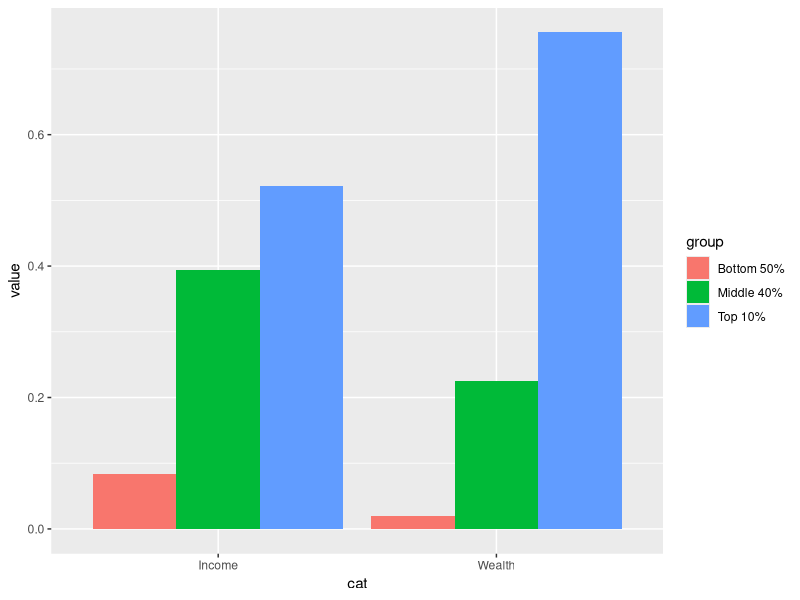
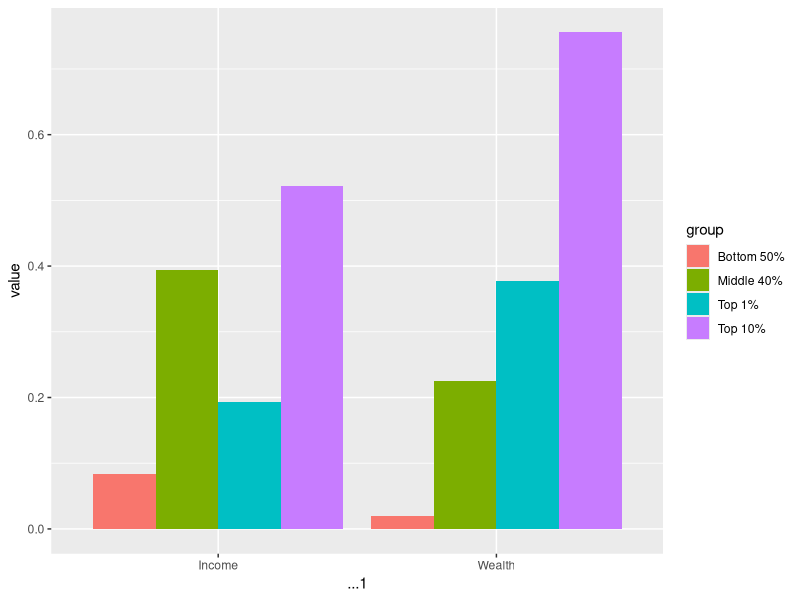
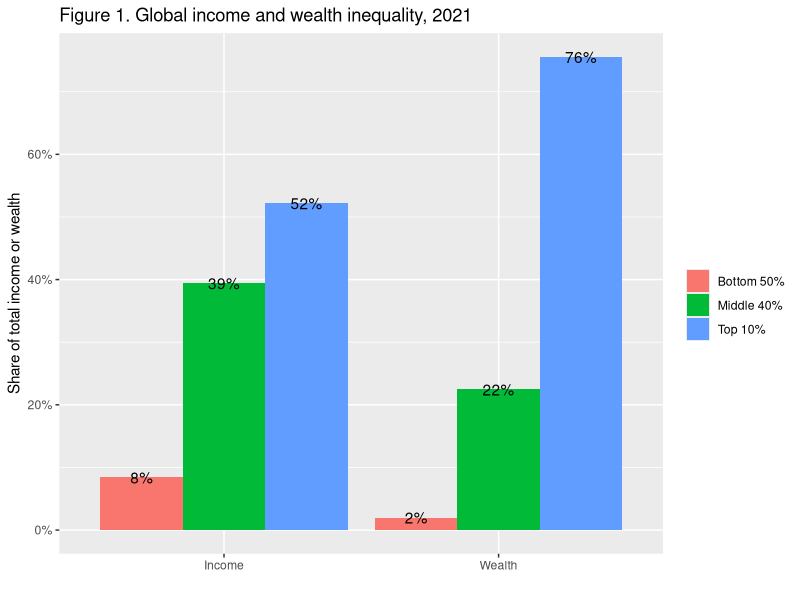
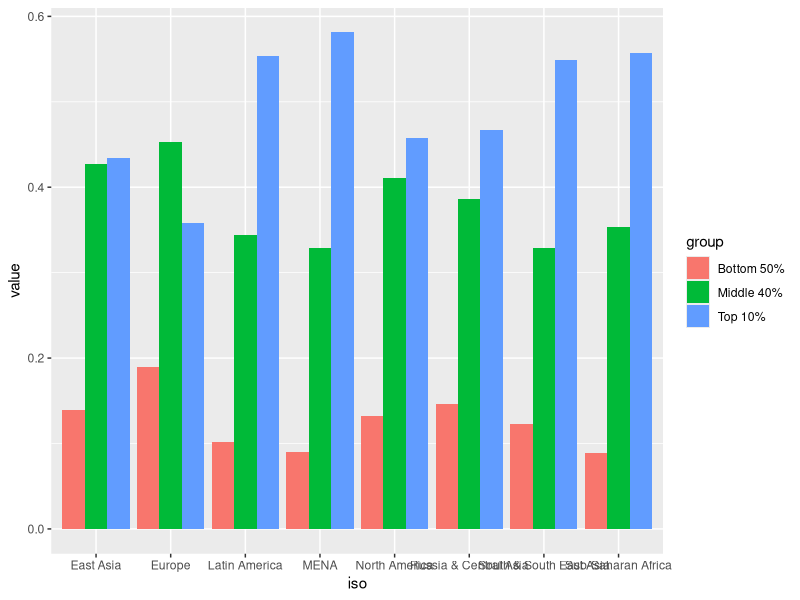
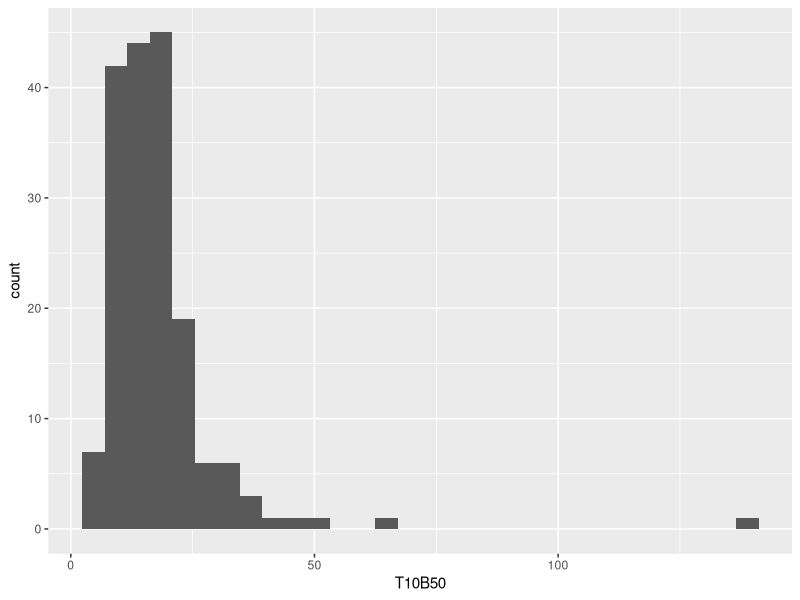

These charts were generated, in order, by the following R code: (Note: this script raises an error after producing the figures.)
## ---- chunk 1
library(tidyverse)
library(readxl)
## ---- chunk 2
excel_sheets("data/WIR2022s.xlsx")
## ---- chunk 3
df_f1 <- read_excel("data/WIR2022s.xlsx", sheet = "data-F1")
df_f1
## ---- chunk 4
df_f1_rev <- df_f1 %>% select(cat = ...1, 2:4) %>%
  pivot_longer(2:4, names_to = "group", values_to = "value")
df_f1_rev
## ---- chunk 5
df_f1_rev %>%
  ggplot(aes(x = cat, y = value, fill = group)) +
  geom_col(position = "dodge")
## ---- chunk 6
df_f1
## ---- chunk 7
(df_f1_rev <- df_f1 %>% pivot_longer(-1, names_to = "group", values_to = "value"))
## ---- chunk 8
df_f1_rev %>% 
  ggplot(aes(x = ...1, y = value, fill = group)) +
  geom_col(position = "dodge")
## ---- chunk 9
df_f1_rev %>% filter(group != "Top 1%") %>%
  ggplot() +
  geom_col(aes(x = ...1, y = value, fill = group), position = "dodge") +
  geom_text(aes(x = ...1, y = value, group = group, label = scales::label_percent(accuracy=1)(value)), 
            position = position_dodge(width = 0.9)) + 
  scale_y_continuous(labels = scales::percent_format(accuracy = 1)) +
  labs(title = "Figure 1. Global income and wealth inequality, 2021",
       x = "", y = "Share of total income or wealth", fill = "")
## ---- chunk 10
df_f2 <- read_excel("data/WIR2022s.xlsx", sheet = "data-F2")
df_f2
## ---- chunk 11
df_f2 %>% pivot_longer(cols = 3:5, names_to = "group", values_to = "value")
## ---- chunk 12
df_f2 %>% pivot_longer(cols = 3:5, names_to = "group", values_to = "value") %>%
  ggplot(aes(x = iso, y = value, fill = group)) +
  geom_col(position = "dodge")
## ---- chunk 13
df_f4 <- read_excel("data/WIR2022s.xlsx", sheet = "data-F4")
df_f4
## ---- chunk 14
df_f13 <- read_excel("data/WIR2022s.xlsx", sheet = "data-F13.")
df_f13
## ---- chunk 15
df_f3 <- read_excel("data/WIR2022s.xlsx", sheet = "data-F3")
df_f3
## ---- chunk 16
df_f3$T10B50 %>% summary()
## ---- chunk 17
df_f3 %>% ggplot() + geom_histogram(aes(T10B50))
## ---- chunk 18
df_f3 %>% arrange(desc(T10B50))
## ---- chunk 19
df_f3 %>% 
  mutate(`Top 10 Bottom 50 Ratio` = cut(T10B50,breaks = c(5, 12, 13, 16, 19,140), include.lowest = TRUE)) 
## ---- chunk 20
df_f3 %>% 
  mutate(`Top 10 Bottom 50 Ratio` = cut(T10B50,breaks = c(5, 12, 13, 16, 19,140), include.lowest = TRUE)) %>%
  ggplot(aes(map_id = Country)) + geom_map(aes(fill = `Top 10 Bottom 50 Ratio`), map = world_map) + expand_limits(x = world_map$long, y = world_map$lat)
## ---- chunk 21
world_map_wir <- world_map %>% 
  mutate(region = case_when(region == "Democratic Republic of the Congo" ~ "DR Congo",
                            region == "Republic of Congo"  ~ "Congo",
                            region == "Russia"  ~ "Russian Federation",
                            region == "South Korea" ~ "Korea",
                            region == "Laos" ~  "Lao PDR",
                            region == "Vietnam" ~ "Viet Nam",
                            TRUE ~ region))
df_f3 %>% 
  mutate(`Top 10 Bottom 50 Ratio` = cut(T10B50,breaks = c(5, 12, 13, 16, 19,140), include.lowest = TRUE)) %>%
  ggplot(aes(map_id = Country)) + geom_map(aes(fill = `Top 10 Bottom 50 Ratio`), map = world_map_wir) + expand_limits(x = world_map$long, y = world_map$lat)
## ---- chunk 22
world_map_wir <- world_map %>% 
  mutate(region = case_when(region == "Democratic Republic of the Congo" ~ "DR Congo",
                            region == "Republic of Congo"  ~ "Congo",
                            region == "Russia"  ~ "Russian Federation",
                            region == "South Korea" ~ "Korea",
                            region == "Laos" ~  "Lao PDR",
                            region == "Vietnam" ~ "Viet Nam",
                            TRUE ~ region))
df_f3 %>% 
  mutate(`Top 10 Bottom 50 Ratio` = cut(T10B50,breaks = c(5, 12, 13, 16, 19,140), include.lowest = TRUE)) %>%
  ggplot(aes(map_id = Country)) + geom_map(aes(fill = `Top 10 Bottom 50 Ratio`), map = world_map_wir) + expand_limits(x = world_map$long, y = world_map$lat)  +
  labs(title = "Figure 3. Top 10/Bottom 50 income gaps across the world, 2021",
       x = "", y = "", fill = "Top 10/Bottom 50 ratio") +
  theme(legend.position="bottom", 
        axis.text.x=element_blank(), axis.ticks.x=element_blank(),
        axis.text.y=element_blank(), axis.ticks.y=element_blank()) + 
  scale_fill_brewer(palette='YlOrRd')
